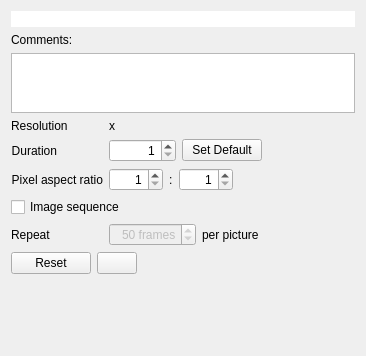
<?xml version="1.0" encoding="UTF-8"?>
<ui version="4.0">
 <class>ImageProducerWidget</class>
 <widget class="QWidget" name="ImageProducerWidget">
  <property name="geometry">
   <rect>
    <x>0</x>
    <y>0</y>
    <width>366</width>
    <height>356</height>
   </rect>
  </property>
  <property name="windowTitle">
   <string>Form</string>
  </property>
  <layout class="QVBoxLayout" name="verticalLayout">
   <item>
    <widget class="QLineEdit" name="filenameLabel">
     <property name="styleSheet">
      <string notr="true">font-weight: bold;</string>
     </property>
     <property name="frame">
      <bool>false</bool>
     </property>
     <property name="alignment">
      <set>Qt::AlignCenter</set>
     </property>
    </widget>
   </item>
   <item>
    <widget class="QLabel" name="label_2">
     <property name="text">
      <string>Comments:</string>
     </property>
    </widget>
   </item>
   <item>
    <widget class="QPlainTextEdit" name="notesTextEdit">
     <property name="maximumSize">
      <size>
       <width>16777215</width>
       <height>60</height>
      </size>
     </property>
     <property name="focusPolicy">
      <enum>Qt::StrongFocus</enum>
     </property>
     <property name="tabChangesFocus">
      <bool>true</bool>
     </property>
     <property name="plainText">
      <string/>
     </property>
    </widget>
   </item>
   <item>
    <layout class="QFormLayout" name="formLayout">
     <property name="fieldGrowthPolicy">
      <enum>QFormLayout::FieldsStayAtSizeHint</enum>
     </property>
     <property name="formAlignment">
      <set>Qt::AlignLeading|Qt::AlignLeft|Qt::AlignTop</set>
     </property>
     <item row="0" column="0">
      <widget class="QLabel" name="label">
       <property name="text">
        <string>Resolution</string>
       </property>
      </widget>
     </item>
     <item row="0" column="1">
      <layout class="QHBoxLayout" name="horizontalLayout_3">
       <item>
        <widget class="QLabel" name="resolutionLabel">
         <property name="text">
          <string>x</string>
         </property>
         <property name="textInteractionFlags">
          <set>Qt::TextSelectableByKeyboard|Qt::TextSelectableByMouse</set>
         </property>
        </widget>
       </item>
      </layout>
     </item>
     <item row="2" column="0">
      <widget class="QLabel" name="durationLabel">
       <property name="text">
        <string>Duration</string>
       </property>
       <property name="alignment">
        <set>Qt::AlignRight|Qt::AlignTrailing|Qt::AlignVCenter</set>
       </property>
      </widget>
     </item>
     <item row="2" column="1">
      <layout class="QHBoxLayout" name="horizontalLayout_6">
       <item>
        <widget class="TimeSpinBox" name="durationSpinBox">
         <property name="maximumSize">
          <size>
           <width>150</width>
           <height>16777215</height>
          </size>
         </property>
         <property name="focusPolicy">
          <enum>Qt::ClickFocus</enum>
         </property>
         <property name="alignment">
          <set>Qt::AlignRight|Qt::AlignTrailing|Qt::AlignVCenter</set>
         </property>
         <property name="accelerated">
          <bool>true</bool>
         </property>
         <property name="keyboardTracking">
          <bool>false</bool>
         </property>
         <property name="minimum">
          <number>1</number>
         </property>
         <property name="maximum">
          <number>2147483647</number>
         </property>
        </widget>
       </item>
       <item>
        <widget class="QPushButton" name="defaultDurationButton">
         <property name="toolTip">
          <string>Make the current duration value the default value</string>
         </property>
         <property name="text">
          <string>Set Default</string>
         </property>
        </widget>
       </item>
      </layout>
     </item>
     <item row="3" column="0">
      <widget class="QLabel" name="aspectRatioLabel">
       <property name="text">
        <string>Pixel aspect ratio</string>
       </property>
       <property name="alignment">
        <set>Qt::AlignRight|Qt::AlignTrailing|Qt::AlignVCenter</set>
       </property>
      </widget>
     </item>
     <item row="3" column="1">
      <layout class="QHBoxLayout" name="horizontalLayout_2">
       <item>
        <widget class="QSpinBox" name="aspectNumSpinBox">
         <property name="alignment">
          <set>Qt::AlignRight|Qt::AlignTrailing|Qt::AlignVCenter</set>
         </property>
         <property name="keyboardTracking">
          <bool>false</bool>
         </property>
         <property name="minimum">
          <number>1</number>
         </property>
         <property name="maximum">
          <number>1000</number>
         </property>
         <property name="value">
          <number>1</number>
         </property>
        </widget>
       </item>
       <item>
        <widget class="QLabel" name="label_4">
         <property name="text">
          <string>:</string>
         </property>
        </widget>
       </item>
       <item>
        <widget class="QSpinBox" name="aspectDenSpinBox">
         <property name="alignment">
          <set>Qt::AlignRight|Qt::AlignTrailing|Qt::AlignVCenter</set>
         </property>
         <property name="keyboardTracking">
          <bool>false</bool>
         </property>
         <property name="minimum">
          <number>1</number>
         </property>
         <property name="maximum">
          <number>1000</number>
         </property>
         <property name="value">
          <number>1</number>
         </property>
        </widget>
       </item>
      </layout>
     </item>
     <item row="4" column="0" colspan="2">
      <widget class="QCheckBox" name="sequenceCheckBox">
       <property name="text">
        <string>Image sequence</string>
       </property>
      </widget>
     </item>
     <item row="5" column="0">
      <widget class="QLabel" name="label_3">
       <property name="text">
        <string>Repeat</string>
       </property>
      </widget>
     </item>
     <item row="5" column="1">
      <layout class="QHBoxLayout" name="horizontalLayout_4">
       <item>
        <widget class="QSpinBox" name="repeatSpinBox">
         <property name="enabled">
          <bool>false</bool>
         </property>
         <property name="alignment">
          <set>Qt::AlignRight|Qt::AlignTrailing|Qt::AlignVCenter</set>
         </property>
         <property name="keyboardTracking">
          <bool>false</bool>
         </property>
         <property name="suffix">
          <string> frames</string>
         </property>
         <property name="minimum">
          <number>1</number>
         </property>
         <property name="maximum">
          <number>999</number>
         </property>
         <property name="value">
          <number>50</number>
         </property>
        </widget>
       </item>
       <item>
        <widget class="QLabel" name="label_5">
         <property name="text">
          <string>per picture</string>
         </property>
        </widget>
       </item>
      </layout>
     </item>
    </layout>
   </item>
   <item>
    <layout class="QHBoxLayout" name="horizontalLayout">
     <item>
      <widget class="QPushButton" name="resetButton">
       <property name="text">
        <string>Reset</string>
       </property>
      </widget>
     </item>
     <item>
      <widget class="QPushButton" name="menuButton">
       <property name="toolTip">
        <string>Display a menu of additional actions</string>
       </property>
       <property name="text">
        <string/>
       </property>
       <property name="icon">
        <iconset theme="format-justify-fill" resource="../../icons/resources.qrc">
         <normaloff>:/icons/oxygen/32x32/actions/format-justify-fill.png</normaloff>:/icons/oxygen/32x32/actions/format-justify-fill.png</iconset>
       </property>
      </widget>
     </item>
     <item>
      <spacer name="horizontalSpacer">
       <property name="orientation">
        <enum>Qt::Horizontal</enum>
       </property>
       <property name="sizeHint" stdset="0">
        <size>
         <width>40</width>
         <height>20</height>
        </size>
       </property>
      </spacer>
     </item>
    </layout>
   </item>
   <item>
    <spacer name="verticalSpacer">
     <property name="orientation">
      <enum>Qt::Vertical</enum>
     </property>
     <property name="sizeHint" stdset="0">
      <size>
       <width>20</width>
       <height>18</height>
      </size>
     </property>
    </spacer>
   </item>
  </layout>
  <action name="actionCopyFullFilePath">
   <property name="text">
    <string>Copy Full File Path</string>
   </property>
  </action>
  <action name="actionOpenFolder">
   <property name="text">
    <string>Show in Folder</string>
   </property>
  </action>
  <action name="actionSetFileDate">
   <property name="text">
    <string>Set Creation Time...</string>
   </property>
  </action>
 </widget>
 <customwidgets>
  <customwidget>
   <class>TimeSpinBox</class>
   <extends>QSpinBox</extends>
   <header>widgets/timespinbox.h</header>
  </customwidget>
 </customwidgets>
 <tabstops>
  <tabstop>filenameLabel</tabstop>
  <tabstop>notesTextEdit</tabstop>
  <tabstop>defaultDurationButton</tabstop>
  <tabstop>aspectNumSpinBox</tabstop>
  <tabstop>aspectDenSpinBox</tabstop>
  <tabstop>sequenceCheckBox</tabstop>
  <tabstop>repeatSpinBox</tabstop>
  <tabstop>resetButton</tabstop>
  <tabstop>menuButton</tabstop>
 </tabstops>
 <resources>
  <include location="../../icons/resources.qrc"/>
 </resources>
 <connections/>
</ui>
